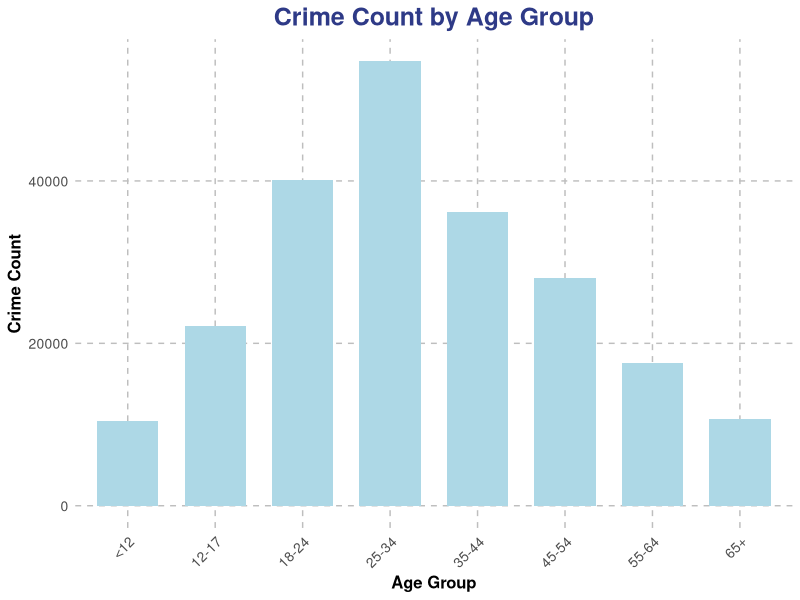
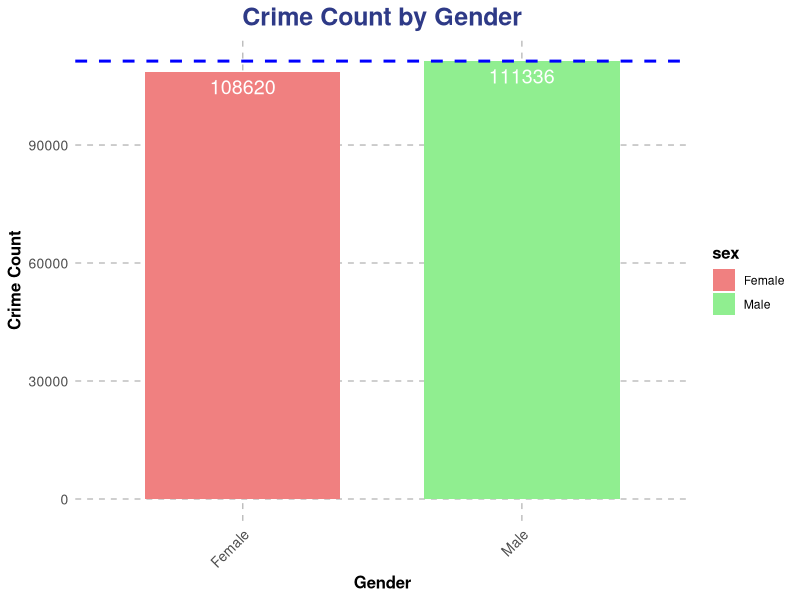
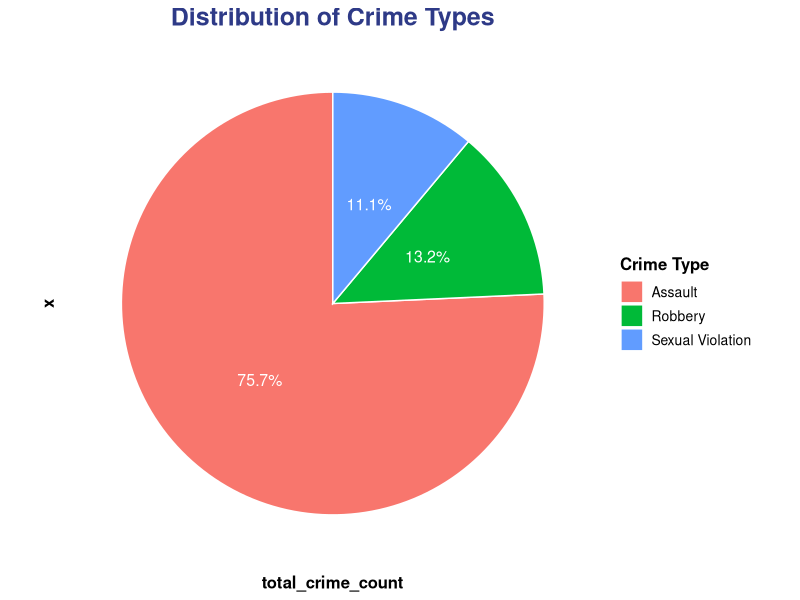
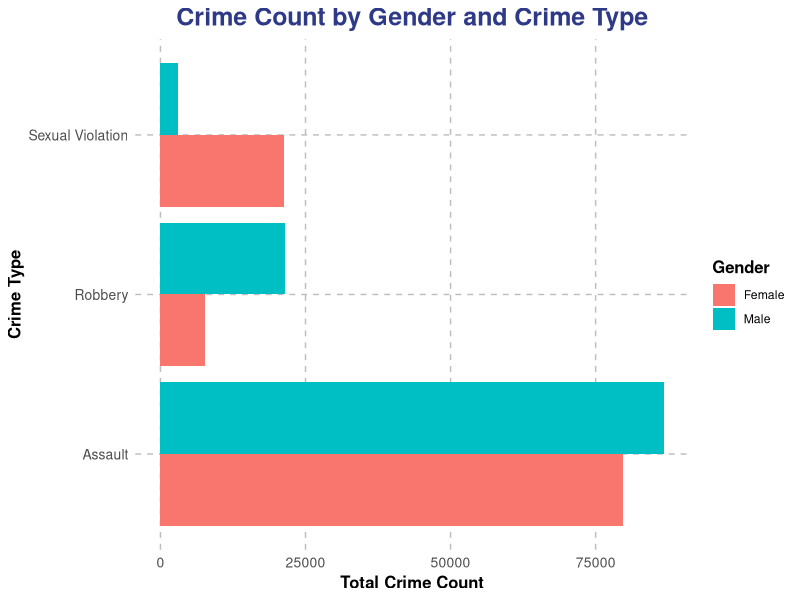
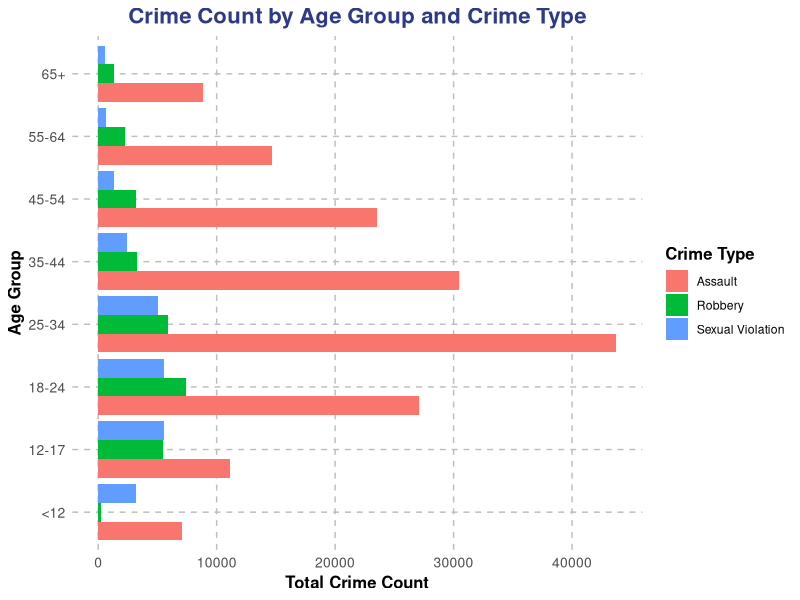
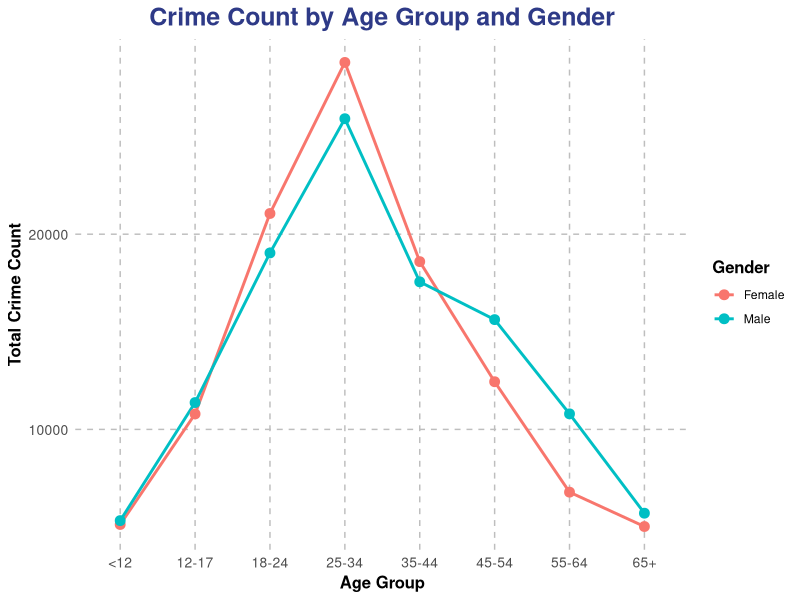

Reproduce these figures in R, in order.
## ---- chunk 1
#| include: false
#| warning: false
#| message: false

library(tidyverse)
library(ggplot2)
library(here)
data <- read_csv(here::here("data/analysis_data.csv"))
raw_data <- read_csv(here::here("data/raw_data.csv"))
## ---- chunk 2
#| label: tbl-raw-data-1
#| tbl-cap: First 8 entries of Raw Crime Count Dataset
#| echo: false
#| warning: false
#| message: false

#Graph
head_raw_data <- head(raw_data,8)
# Note there is a type in Description within the original data set itself
knitr::kable(head_raw_data[, 1:4], format = "simple", col.names = c('_id','REPORT_YEAR','CATEGORY', 'SUBTYPE'))

## ---- chunk 3
#| label: tbl-raw-data-2
#| tbl-cap: First 8 entries of Raw Crime Count Dataset
#| echo: false
#| warning: false
#| message: false
head_raw_data <- head(raw_data,8)
knitr::kable(head_raw_data[, 5:9], format = "simple", col.names = c('ASSAULT_SUBTYPE','SEX','AGE_GROUP', 'AGE_COHORT','COUNT_'))

## ---- chunk 4
#| label: tbl-data
#| tbl-cap: First 8 entires of Cleaned Crime Count Dataset
#| echo: false
#| warning: false
#| message: false

#Table
head_data <- head(data,8)
# Note there is a type in Description within the original data set itself
knitr::kable(head_data[, 1:4], format = "simple", col.names = c('crime_type', 'sex', 'age_group','crime_count'))

## ---- chunk 5
#| label: fig-age_group-crime
#| echo: false
#| fig-cap: Understanding Crime Numbers:A Breakdown by Age Group
#| warning: false
#| message: false

library(ggplot2)
age_summary <- data %>%
  group_by(age_group) %>%
  summarise(crime_count = sum(crime_count))

ggplot(age_summary, aes(x = age_group, y = crime_count)) + 
  geom_bar(stat = "identity", width = 0.7, fill = "lightblue") +
  labs(title = "Crime Count by Age Group", 
       x = "Age Group", 
       y = "Crime Count") +
  theme_minimal() +
  theme(
    plot.title = element_text(hjust = 0.5, size = 18, face = "bold", color = "#2E3A87"),
    axis.title.x = element_text(size = 12, face = "bold"),
    axis.title.y = element_text(size = 12, face = "bold"),
    axis.text = element_text(size = 10),
    axis.text.x = element_text(angle = 45, hjust = 1),
    panel.grid.major = element_line(color = "gray", linetype = "dashed"),
    panel.grid.minor = element_blank()
  )

## ---- chunk 6
#| label: fig-gender-crime
#| fig-cap: Gender-Based Crime Counts:A Statistical Overview
#| echo: false
#| warning: false
#| message: false

library(ggplot2)
library(dplyr)

colors <- c("Male" = "lightgreen", "Female" = "lightcoral")
sex_summary <- data %>%
  group_by(sex) %>%
  summarise(crime_count = sum(crime_count))

max_value <- max(sex_summary$crime_count)

ggplot(sex_summary, aes(x = sex, y = crime_count,fill = sex)) + 
  geom_bar(stat = "identity", width = 0.7) +
  scale_fill_manual(values = colors) +
  geom_text(aes(label = crime_count), 
            vjust = 1.5,   
            size = 5,       
            color = "white") +
  geom_hline(yintercept = max_value, color = "blue", linetype = "dashed", size = 1) +
  labs(title = "Crime Count by Gender", 
       x = "Gender", 
       y = "Crime Count") +
  theme_minimal() +
  theme(
    plot.title = element_text(hjust = 0.5, size = 18, face = "bold", color = "#2E3A87"),
    legend.title = element_text(size = 12, face = "bold"),  
    axis.title.x = element_text(size = 12, face = "bold"),
    axis.title.y = element_text(size = 12, face = "bold"),
    axis.text = element_text(size = 10),
    axis.text.x = element_text(angle = 45, hjust = 1),
    panel.grid.major = element_line(color = "gray", linetype = "dashed"),
    panel.grid.minor = element_blank()
  )


## ---- chunk 7
#| label: fig-crime_type-crime
#| fig-cap: Distribution of Crime Types:A Comparative View
#| echo: false
#| warning: false
#| message: false

library(dplyr)
library(ggplot2)

# Summarize the average number of each different crime type
crime_type_summary <- data %>%
  group_by(crime_type) %>%
  summarise(total_crime_count = sum(crime_count, na.rm = TRUE))

# Graph
ggplot(crime_type_summary, aes(x = "", y = total_crime_count, fill = crime_type)) + 
  geom_bar(stat = "identity", width = 1,color='white') + 
  coord_polar("y") +
  labs(title = "Distribution of Crime Types", 
       fill = "Crime Type") +
  geom_text(aes(label = paste0(round(total_crime_count / sum(total_crime_count) * 100, 1), "%")),
             position = position_stack(vjust = 0.5), 
             color = "white", size = 4)+
  theme_minimal()+
  theme(
    plot.title = element_text(hjust = 0.5, size = 18, face = "bold", color = "#2E3A87"),
    axis.title.x = element_text(size = 12, face = "bold"), 
    axis.title.y = element_text(size = 12, face = "bold"),
    axis.text.x = element_blank(), 
    axis.ticks = element_blank(),  
    panel.grid = element_blank(),  
    legend.position = "right",        
    legend.title = element_text(size = 12, face = "bold"),  
    legend.text = element_text(size = 10)  
  )
## ---- chunk 8
#| label: fig-gender-crime_type
#| fig-cap: Comparative Analysis of Crime Counts by Gender and Type
#| echo: false
#| warning: false
#| message: false

library(dplyr)
library(ggplot2)

sex_crime_summary <- data %>%
  group_by(sex, crime_type) %>%
  summarise(total_crime_count = sum(crime_count, na.rm = TRUE), .groups = 'drop')

ggplot(sex_crime_summary, aes(x = crime_type, y = total_crime_count, fill = sex)) + 
  geom_bar(stat = "identity", position = "dodge") + 
  labs(title = "Crime Count by Gender and Crime Type", 
       x = "Crime Type", 
       y = "Total Crime Count", 
       fill = "Gender") +
  theme_minimal() +
  coord_flip() +
  theme(
    plot.title = element_text(hjust = 0.5, size = 18, face = "bold", color = "#2E3A87"),
    axis.title.x = element_text(size = 12, face = "bold"),
    axis.title.y = element_text(size = 12, face = "bold"),
    axis.text = element_text(size = 10),
    legend.title = element_text(size = 12, face = "bold"),
    panel.grid.major = element_line(color = "gray", linetype = "dashed"),
    panel.grid.minor = element_blank()
  )
## ---- chunk 9
#| label: fig-age-crime_type
#| fig-cap: Comparative Analysis of Crime Counts by Age and Crime Type
#| echo: false
#| warning: false
#| message: false

library(dplyr)
library(ggplot2)

sex_crime_summary <- data %>%
  group_by(age_group, crime_type) %>%
  summarise(total_crime_count = sum(crime_count, na.rm = TRUE), .groups = 'drop')

ggplot(sex_crime_summary, aes(x = age_group, y = total_crime_count, fill = crime_type)) + 
  geom_bar(stat = "identity", position = "dodge") + 
  labs(title = "Crime Count by Age Group and Crime Type", 
       x = "Age Group", 
       y = "Total Crime Count", 
       fill = "Crime Type") +
  theme_minimal() +
  coord_flip() +
  theme(
    plot.title = element_text(hjust = 0.5, size = 16, face = "bold", color = "#2E3A87"),
    axis.title.x = element_text(size = 12, face = "bold"),
    axis.title.y = element_text(size = 12, face = "bold"),
    axis.text = element_text(size = 10),
    legend.title = element_text(size = 12, face = "bold"),  
    panel.grid.major = element_line(color = "gray", linetype = "dashed"),
    panel.grid.minor = element_blank()
  )

## ---- chunk 10
#| label: fig-gender-age_group
#| fig-cap: Comparative Analysis of Crime Counts by Gender and Age Group
#| echo: false
#| warning: false
#| message: false

library(dplyr)
library(ggplot2)
sex_crime_summary <- data %>%
  group_by(age_group, sex) %>%
  summarise(total_crime_count = sum(crime_count, na.rm = TRUE), .groups = 'drop')

ggplot(sex_crime_summary, aes(x = age_group, y = total_crime_count, color = sex, group = sex)) + 
  geom_line(size = 1) + 
  geom_point(size = 3) + 
  labs(title = "Crime Count by Age Group and Gender", 
       x = "Age Group", 
       y = "Total Crime Count", 
       color = "Gender") +
  theme_minimal() +
  theme(
    plot.title = element_text(hjust = 0.5, size = 18, face = "bold", color = "#2E3A87"),
    axis.title.x = element_text(size = 12, face = "bold"),
    axis.title.y = element_text(size = 12, face = "bold"),
    axis.text = element_text(size = 10),
    legend.title = element_text(size = 12, face = "bold"),  
    panel.grid.major = element_line(color = "gray", linetype = "dashed"),
    panel.grid.minor = element_blank()
  )

